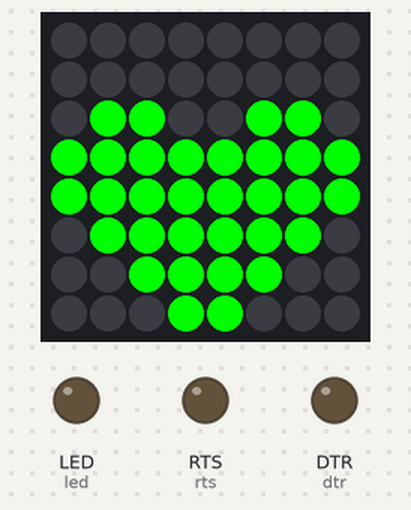
A program run on a simulated CircuitPython board. On the bench: 8×8 RGB LED matrix, output pins drawn as LEDs (lit = HIGH).

Above: at 0.1 s.

The program:

led8x8matrix.py
```python
import board
from microcontroller import pin
import busio,time
from digitalio import DigitalInOut, Direction, Pull

led      =   DigitalInOut(board.LED)
sd_cs    =   DigitalInOut(board.xSDCS)
rts      =   DigitalInOut(board.RTS)
dtr      =   DigitalInOut(board.DTR)

rts.direction     =  Direction.OUTPUT
dtr.direction     =  Direction.OUTPUT
led.direction     =  Direction.OUTPUT
sd_cs.pull = Pull.UP

led.value       = 0
rts.value       = 0
dtr.value       = 0


# Import the HT16K33 LED matrix module.
from adafruit_ht16k33 import matrix

# Create the I2C interface.
# I2C(SCL,SDA)
i2c = busio.I2C(board.A1, board.A0)

matrix = matrix.Matrix8x8x2(i2c)


while True:
	# matrix.fill(0)

	# matrix.pixel(3,4, 2)
	# matrix.pixel(4,4, 2)

	# time.sleep(0.3)

	# # matrix.pixel(2,3, 2)
	# matrix.pixel(3,3, 2)
	# matrix.pixel(4,3, 2)
	# # matrix.pixel(5,3, 2)
	# # matrix.pixel(6,3, 2)
	# # matrix.pixel(7,3, 2)

	# # matrix.pixel(0,4, 2)
	# # matrix.pixel(1,4, 2)
	# # matrix.pixel(2,4, 2)
	# matrix.pixel(3,4, 2)
	# matrix.pixel(4,4, 2)
	# # matrix.pixel(5,4, 2)
	# # matrix.pixel(6,4, 2)
	# # matrix.pixel(7,4, 2)

	# # matrix.pixel(0,5, 2)
	# # matrix.pixel(1,5, 2)
	# # matrix.pixel(2,5, 2)
	# # matrix.pixel(3,5, 2)
	# # matrix.pixel(4,5, 2)

	# time.sleep(0.3)

	# # ------------------

	# # matrix.pixel(0,0, 2)
	# # matrix.pixel(1,0, 2)
	# # matrix.pixel(2,0, 2)
	# # matrix.pixel(3,0, 2)
	# # matrix.pixel(4,0, 2)
	# # matrix.pixel(5,0, 2)
	# # matrix.pixel(6,0, 2)
	# # matrix.pixel(7,0, 2)

	# # matrix.pixel(0,1, 2)
	# # matrix.pixel(1,1, 2)
	# # matrix.pixel(2,1, 2)
	# # matrix.pixel(3,1, 2)
	# # matrix.pixel(4,1, 2)
	# # matrix.pixel(5,1, 2)
	# # matrix.pixel(6,1, 2)
	# # matrix.pixel(7,1, 2)

	# # matrix.pixel(0,2, 2)
	# # matrix.pixel(1,2, 2)
	# # matrix.pixel(2,2, 2)
	# # matrix.pixel(3,2, 2)
	# # matrix.pixel(4,2, 2)
	# # matrix.pixel(5,2, 2)
	# # matrix.pixel(6,2, 2)
	# # matrix.pixel(7,2, 2)

	# # matrix.pixel(0,3, 2)
	# # matrix.pixel(1,3, 2)
	# matrix.pixel(2,3, 2)
	# matrix.pixel(3,3, 2)
	# matrix.pixel(4,3, 2)
	# matrix.pixel(5,3, 2)
	# # matrix.pixel(6,3, 2)
	# # matrix.pixel(7,3, 2)

	# # matrix.pixel(0,4, 2)
	# # matrix.pixel(1,4, 2)
	# matrix.pixel(2,4, 2)
	# matrix.pixel(3,4, 2)
	# matrix.pixel(4,4, 2)
	# matrix.pixel(5,4, 2)
	# # matrix.pixel(6,4, 2)
	# # matrix.pixel(7,4, 2)

	# # matrix.pixel(0,5, 2)
	# # matrix.pixel(1,5, 2)
	# # matrix.pixel(2,5, 2)
	# matrix.pixel(3,5, 2)
	# matrix.pixel(4,5, 2)
	# # matrix.pixel(5,5, 2)
	# # matrix.pixel(6,5, 2)
	# # matrix.pixel(7,5, 2)

	# # matrix.pixel(0,6, 2)
	# # matrix.pixel(1,6, 2)
	# # matrix.pixel(2,6, 2)
	# # matrix.pixel(3,6, 2)
	# # matrix.pixel(4,6, 2)
	# # matrix.pixel(5,6, 2)
	# # matrix.pixel(6,6, 2)
	# # matrix.pixel(7,6, 2)

	# # matrix.pixel(0,7, 2)
	# # matrix.pixel(1,7, 2)
	# # matrix.pixel(2,7, 2)
	# # matrix.pixel(3,7, 2)
	# # matrix.pixel(4,7, 2)
	# # matrix.pixel(5,7, 2)
	# # matrix.pixel(6,7, 2)
	# # matrix.pixel(7,7, 2)
	# time.sleep(0.3)
	#---------------------

	# matrix.pixel(0,0, 2)
	# matrix.pixel(1,0, 2)
	# matrix.pixel(2,0, 2)
	# matrix.pixel(3,0, 2)
	# matrix.pixel(4,0, 2)
	# matrix.pixel(5,0, 2)
	# matrix.pixel(6,0, 2)
	# matrix.pixel(7,0, 2)

	# matrix.pixel(0,1, 2)
	# matrix.pixel(1,1, 2)
	# matrix.pixel(2,1, 2)
	# matrix.pixel(3,1, 2)
	# matrix.pixel(4,1, 2)
	# matrix.pixel(5,1, 2)
	# matrix.pixel(6,1, 2)
	# matrix.pixel(7,1, 2)

	# # matrix.pixel(0,2, 2)
	# # matrix.pixel(1,2, 2)
	# matrix.pixel(2,2, 2)
	# # matrix.pixel(3,2, 2)
	# # matrix.pixel(4,2, 2)
	# matrix.pixel(5,2, 2)
	# # matrix.pixel(6,2, 2)
	# # matrix.pixel(7,2, 2)

	# # matrix.pixel(0,3, 2)
	# matrix.pixel(1,3, 2)
	# matrix.pixel(2,3, 2)
	# matrix.pixel(3,3, 2)
	# matrix.pixel(4,3, 2)
	# matrix.pixel(5,3, 2)
	# matrix.pixel(6,3, 2)
	# # matrix.pixel(7,3, 2)

	# # matrix.pixel(0,4, 2)
	# matrix.pixel(1,4, 2)
	# matrix.pixel(2,4, 2)
	# matrix.pixel(3,4, 2)
	# matrix.pixel(4,4, 2)
	# matrix.pixel(5,4, 2)
	# matrix.pixel(6,4, 2)
	# # matrix.pixel(7,4, 2)

	# # matrix.pixel(0,5, 2)
	# # matrix.pixel(1,5, 2)
	# matrix.pixel(2,5, 2)
	# matrix.pixel(3,5, 2)
	# matrix.pixel(4,5, 2)
	# matrix.pixel(5,5, 2)
	# # matrix.pixel(6,5, 2)
	# # matrix.pixel(7,5, 2)

	# # matrix.pixel(0,6, 2)
	# # matrix.pixel(1,6, 2)
	# # matrix.pixel(2,6, 2)
	# matrix.pixel(3,6, 2)
	# matrix.pixel(4,6, 2)
	# # matrix.pixel(5,6, 2)
	# # matrix.pixel(6,6, 2)
	# # matrix.pixel(7,6, 2)

	# # matrix.pixel(0,7, 2)
	# # matrix.pixel(1,7, 2)
	# # matrix.pixel(2,7, 2)
	# # matrix.pixel(3,7, 2)
	# # matrix.pixel(4,7, 2)
	# # matrix.pixel(5,7, 2)
	# # matrix.pixel(6,7, 2)
	# # matrix.pixel(7,7, 2)

	# time.sleep(0.3)
	#---------------------


	# matrix.pixel(0,0, 2)
	# matrix.pixel(1,0, 2)
	# matrix.pixel(2,0, 2)
	# matrix.pixel(3,0, 2)
	# matrix.pixel(4,0, 2)
	# matrix.pixel(5,0, 2)
	# matrix.pixel(6,0, 2)
	# matrix.pixel(7,0, 2)

	# matrix.pixel(0,1, 2)
	# matrix.pixel(1,1, 2)
	# matrix.pixel(2,1, 2)
	# matrix.pixel(3,1, 2)
	# matrix.pixel(4,1, 2)
	# matrix.pixel(5,1, 2)
	# matrix.pixel(6,1, 2)
	# matrix.pixel(7,1, 2)

	# matrix.pixel(0,2, 2)
	matrix.pixel(1,2, 2)
	matrix.pixel(2,2, 2)
	# matrix.pixel(3,2, 2)
	# matrix.pixel(4,2, 2)
	matrix.pixel(5,2, 2)
	matrix.pixel(6,2, 2)
	# matrix.pixel(7,2, 2)

	matrix.pixel(0,3, 2)
	matrix.pixel(1,3, 2)
	matrix.pixel(2,3, 2)
	matrix.pixel(3,3, 2)
	matrix.pixel(4,3, 2)
	matrix.pixel(5,3, 2)
	matrix.pixel(6,3, 2)
	matrix.pixel(7,3, 2)

	matrix.pixel(0,4, 2)
	matrix.pixel(1,4, 2)
	matrix.pixel(2,4, 2)
	matrix.pixel(3,4, 2)
	matrix.pixel(4,4, 2)
	matrix.pixel(5,4, 2)
	matrix.pixel(6,4, 2)
	matrix.pixel(7,4, 2)

	# matrix.pixel(0,5, 2)
	matrix.pixel(1,5, 2)
	matrix.pixel(2,5, 2)
	matrix.pixel(3,5, 2)
	matrix.pixel(4,5, 2)
	matrix.pixel(5,5, 2)
	matrix.pixel(6,5, 2)
	# matrix.pixel(7,5, 2)

	# matrix.pixel(0,6, 2)
	# matrix.pixel(1,6, 2)
	matrix.pixel(2,6, 2)
	matrix.pixel(3,6, 2)
	matrix.pixel(4,6, 2)
	matrix.pixel(5,6, 2)
	# matrix.pixel(6,6, 2)
	# matrix.pixel(7,6, 2)

	# matrix.pixel(0,7, 2)
	# matrix.pixel(1,7, 2)
	# matrix.pixel(2,7, 2)
	matrix.pixel(3,7, 2)
	matrix.pixel(4,7, 2)
	# matrix.pixel(5,7, 2)
	# matrix.pixel(6,7, 2)
	# matrix.pixel(7,7, 2)
	time.sleep(0.3)
	matrix.show()
```
